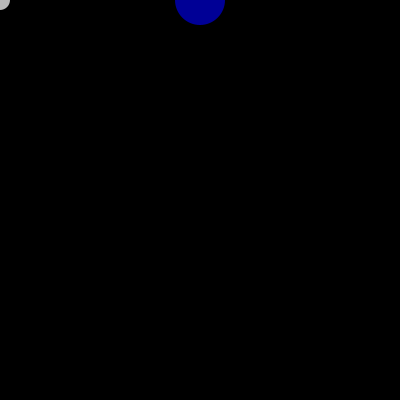
Frame 1 (no input)
Frame 60 (the mouse pressed at the canvas centre just before this capture): identical to frame 1, image omitted
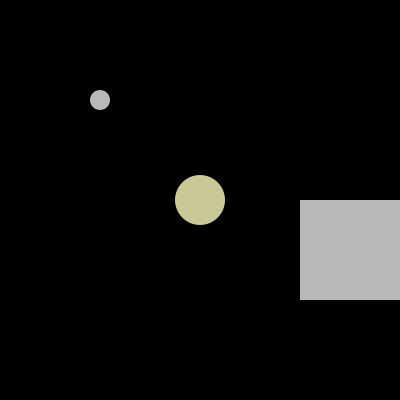
Frame 120 (the mouse held since frame 60 and released just before this capture)

The Processing sketch that drew these frames (run headless with seeded random() and noise(); from frame 60 on, the mouse is pressed at the canvas centre):

// Processing sketch: processing_134860
// ── processing_134860.pde

void setup(){
size(400,400);
noStroke();
smooth();
}
void draw(){
background(0);
fill(160,150);
  fill(234,234,234,200);
  rect(mouseX*1.5,height/2,mouseX/2,mouseX/2);
  fill(mouseX,mouseY,150);
  ellipse(200,mouseY,50,50);
  fill(234,234,234,200);
  ellipse(mouseX/2,mouseY/2,20,20);

}
